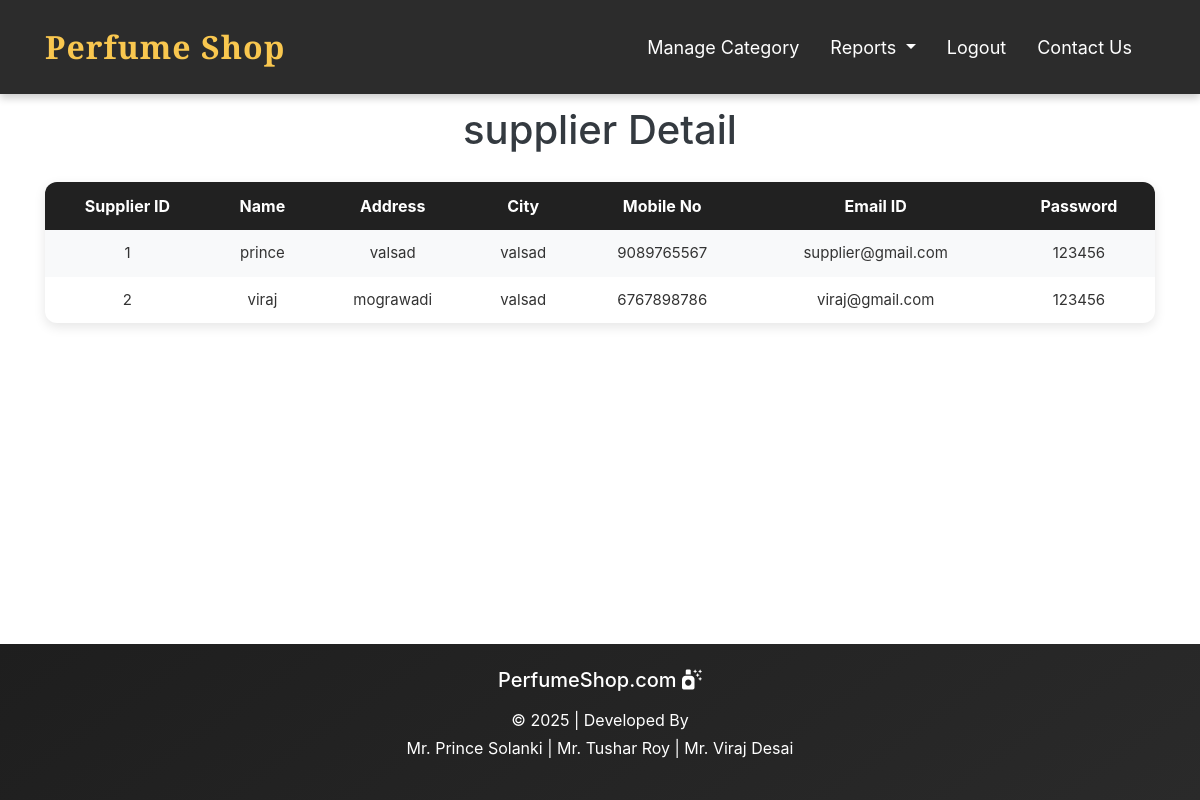
/supplier_report.php, run on the app's committed database.
### tables this page shows
CREATE TABLE IF NOT EXISTS `supplier_detail` (
  `supplier_id` int(10) NOT NULL,
  `supplier_name` varchar(50) NOT NULL,
  `supplier_address` varchar(200) NOT NULL,
  `supplier_city` varchar(50) NOT NULL,
  `supplier_mobile` varchar(10) NOT NULL,
  `supplier_email` varchar(50) NOT NULL,
  `supplier_pass` varchar(10) NOT NULL,
  PRIMARY KEY (`supplier_id`)
);

### supplier_report.php (the view, shortened to what this page needs)
<?php
include("admin_header.php");
include("connect.php");
?>
<div class="page-content">
  <div class="container">
    <div class="row">
      <div class="col-md-12 text-center mt-3 text-dark">
        <h1>supplier Detail</h1>
      </div>
    </div>
    <?php
        $query = mysqli_query($con, "select * from supplier_detail");
        if(mysqli_num_rows($query) > 0)
        {
            echo "<table class='custom-table'>";
            echo "<tr>
            <th>Supplier ID</th>
            <th>Name</th>
            <th>Address</th>
            <th>City</th>
            <th>Mobile No</th>
            <th>Email ID</th>
            <th>Password</th>
            </tr>";
            while ($r5 = mysqli_fetch_array($query)) {
                echo "<tr>";
                echo "<td>$r5[0]</td>";
                echo "<td>$r5[1]</td>";
                echo "<td>$r5[2]</td>";
                echo "<td>$r5[3]</td>";
                echo "<td>$r5[4]</td>";
                echo "<td>$r5[5]</td>";
                echo "<td>$r5[6]</td>";
                echo "</tr>";
            }
            echo "</table>";
        }
        else
        {
            echo '<p class="text-center">No Supplier Found.</p>';
        }
    ?>
  </div>
</div>
<?php
include("footer.php");
?>

### admin_header.php (style rules this page uses)
body { margin: 0; padding: 0; }

### supplier_report.php (style rules this page uses)
html, body { height: 100%; margin: 0; }
body { display: flex; flex-direction: column; min-height: 100vh; }
.page-content { flex: 1; }
.custom-table { border-collapse: separate; border-spacing: 0; width: 100%; border-radius: 12px; overflow: hidden; box-shadow: 0 4px 12px rgba(0,0,0,0.1); background: white; margin-top: 20px; }
.custom-table th { background-color: #212121; color: white; padding: 12px; text-align: center; font-size: 16px; }
.custom-table td { padding: 12px; text-align: center; font-size: 15px; color: #333; }
.custom-table tr:nth-child(even) { background-color: #f8f9fa; }

### data on the page
supplier_detail: supplier_id "1", supplier_name "prince", supplier_address "valsad", supplier_city "valsad", supplier_mobile "9089765567", supplier_email "supplier@gmail.com", supplier_pass "123456"
supplier_detail: supplier_id "2", supplier_name "viraj", supplier_address "mograwadi", supplier_city "valsad", supplier_mobile "6767898786", supplier_email "viraj@gmail.com", supplier_pass "123456"
